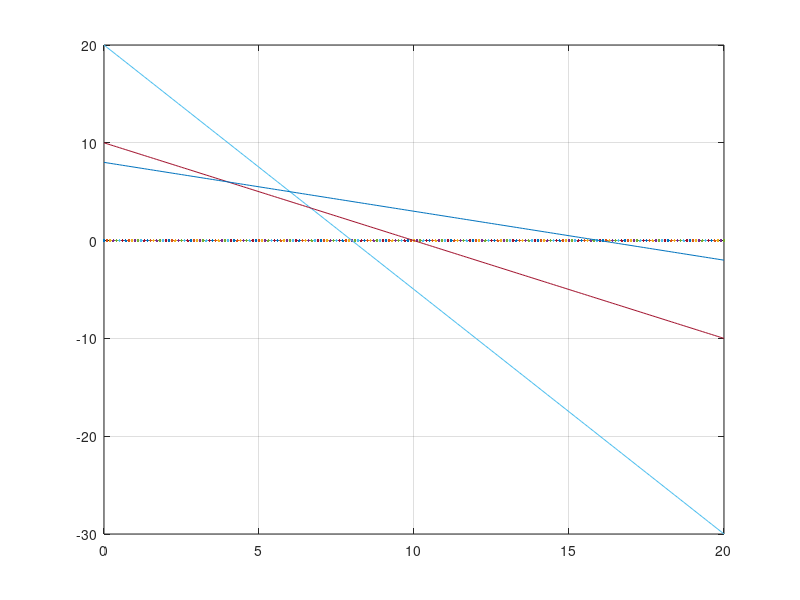

The MATLAB source for this figure:
clear all
x=[0:.10:20];
    y1=(40-5*x)/2;
    y2=(60-6*x)/6;
    y3=(32-2*x)/4;
    y=0;
    plot(x,y,'.',x,y1,x,y2,x,y3);
grid;

    
